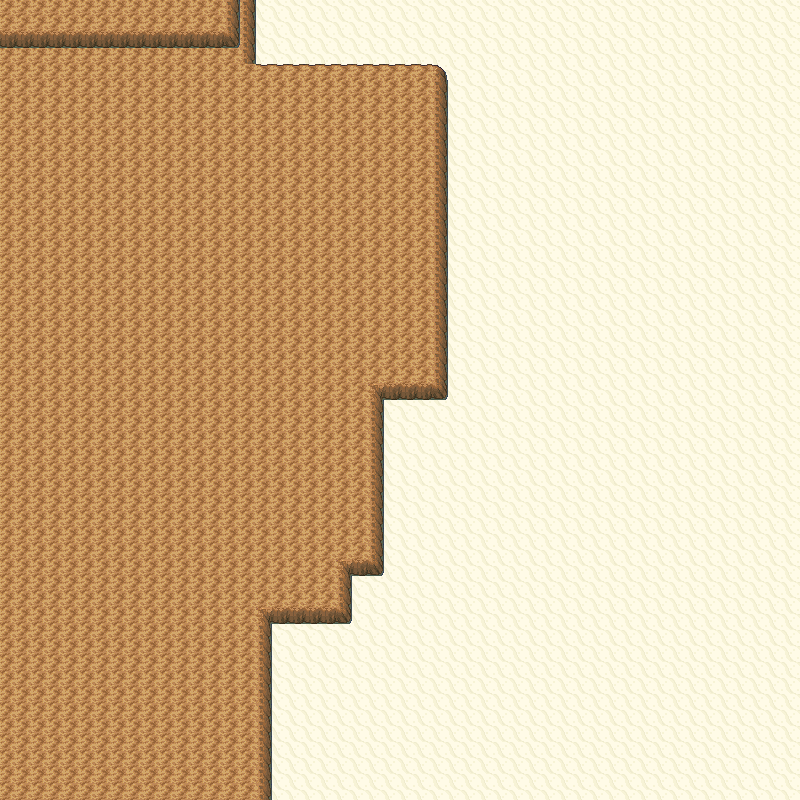

The image is a tile-based game level rendered from a .tmx file. Its description and source (layers, tilesets, objects; grid data summarised) follow:
An orthogonal 50x50 tile map with 16x16 px tiles, 4 tile layers (Grass, Walkable, Collisions, WalkBehind), 5 tilesets.

<map version="1.0" orientation="orthogonal" width="50" height="50" tilewidth="16" tileheight="16">
 <tileset firstgid="1" source="Cliffs01.tsx" />
 <tileset firstgid="231" source="Cliffs02.tsx" />
 <tileset firstgid="343" source="SinnohInteriorSet1.tsx" />
 <tileset firstgid="2711" source="Water02.tsx" />
 <tileset firstgid="2903" source="Orre Tileset 1.tsx" />
 <layer name="Grass" width="50" height="50">
  <data>[2500 cells, 2500 non-empty, 2 distinct tile ids]</data>
 </layer>
 <layer name="Walkable" width="50" height="50">
  <data>[2500 cells, 0 non-empty, 0 distinct tile ids]</data>
 </layer>
 <layer name="Collisions" width="50" height="50">
  <data>[2500 cells, 1169 non-empty, 7 distinct tile ids]</data>
 </layer>
 <layer name="WalkBehind" width="50" height="50">
  <data>[2500 cells, 0 non-empty, 0 distinct tile ids]</data>
 </layer>
</map>
